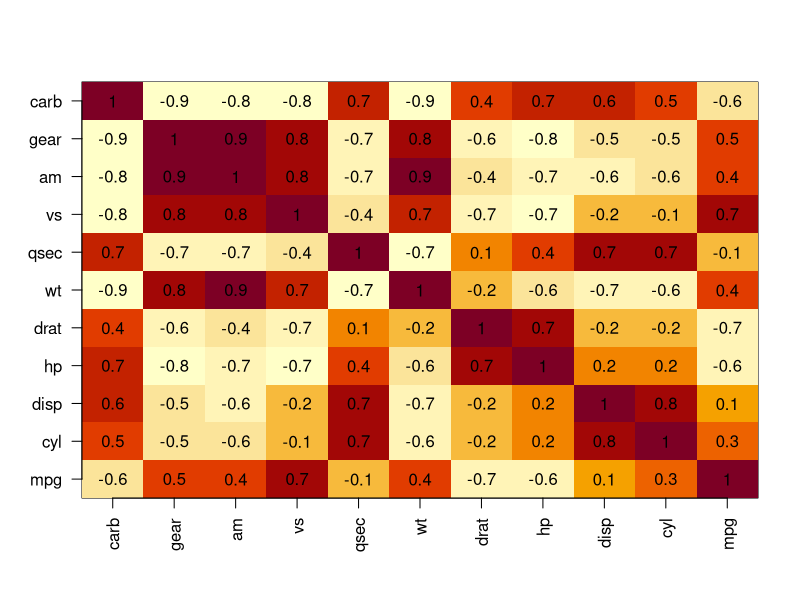
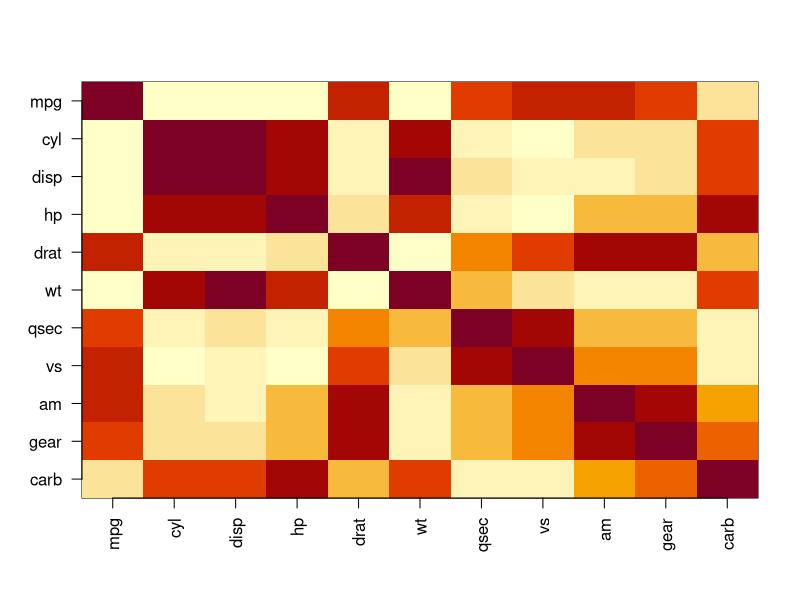

Generate these figures, in order, with R: (Note: this script raises an error after producing the figures.)
rotate <- function(x) t(apply(x, 2, rev))
cors = rotate(cor(mtcars))
dig = 1

image(cors,xaxt='n', yaxt='n')

ax = seq(0,1,by=1/(ncol(cors)-1))
axis(side=1, at=ax, colnames(cors), las=2)
ay = seq(0,1,by=1/(nrow(cors)-1))
axis(side=2, at=ay, rownames(cors), las=1)

for (i in 1:length(ax)){
  for (j in 1:length(ay)){
    text(ax[i], ay[j], round(cors[i, j], 1), cex=dig)
  }
}

imagePlus = function(cors, dig, ...){
  
  image(rotate(cors),xaxt='n', yaxt='n')
  
  ax = seq(0,1,by=1/(ncol(cors)-1))
  axis(side=1, at=ax, (colnames(cors)), las=2)
  ay = seq(0,1,by=1/(nrow(cors)-1))
  axis(side=2, at=ay, rev(rownames(cors)), las=1)
  
  for (i in 1:length(ax)){
    for (j in 1:length(ay)){
      text(ax[i], ay[j], round(rotate(cors[j, i]), 1), cex=dig, ...)
    }
  } 
}

dev.off()

cors = cor(mtcars)
imagePlus(cors, dig=1)
cors[1:3,1:3]
